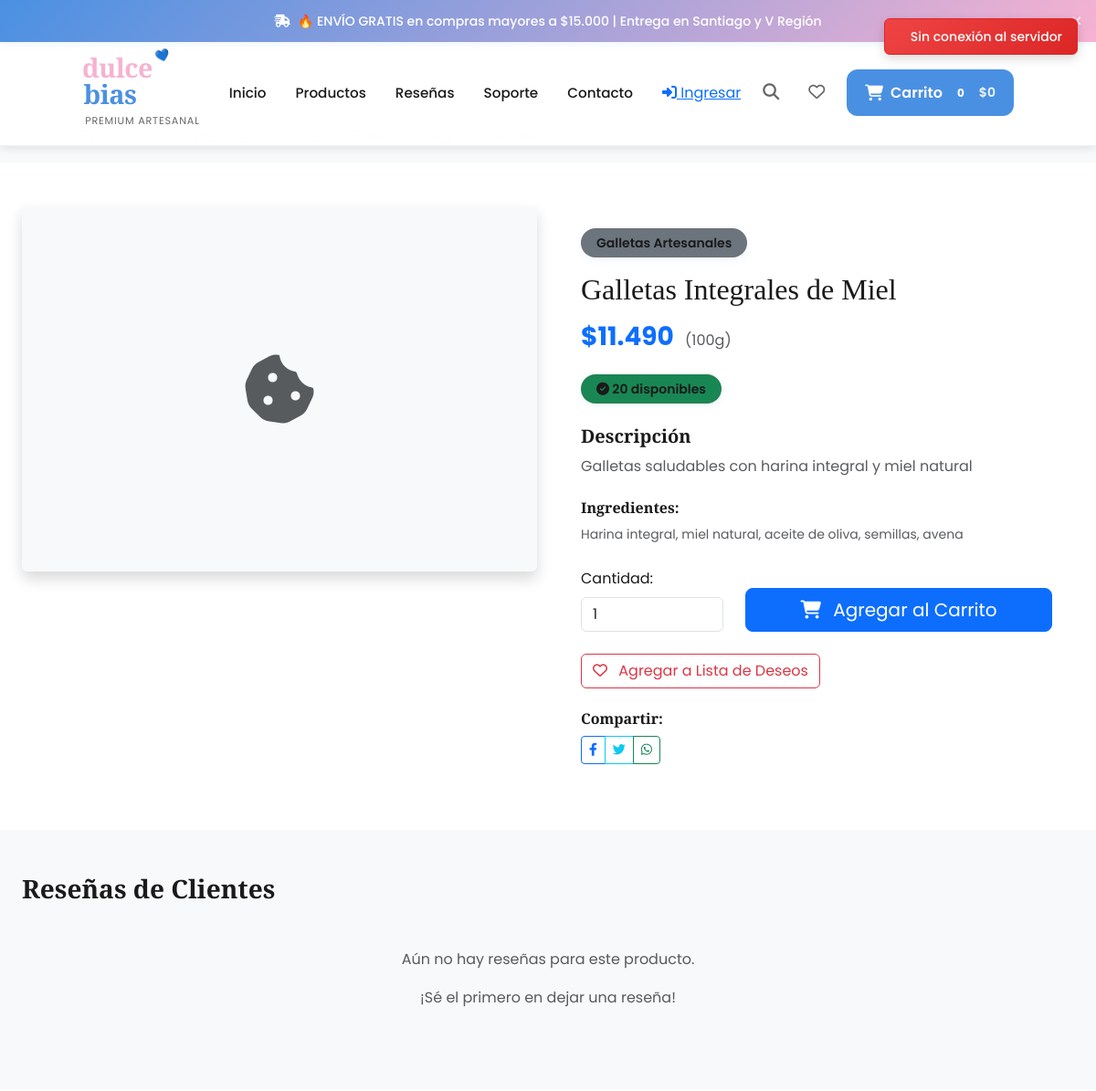
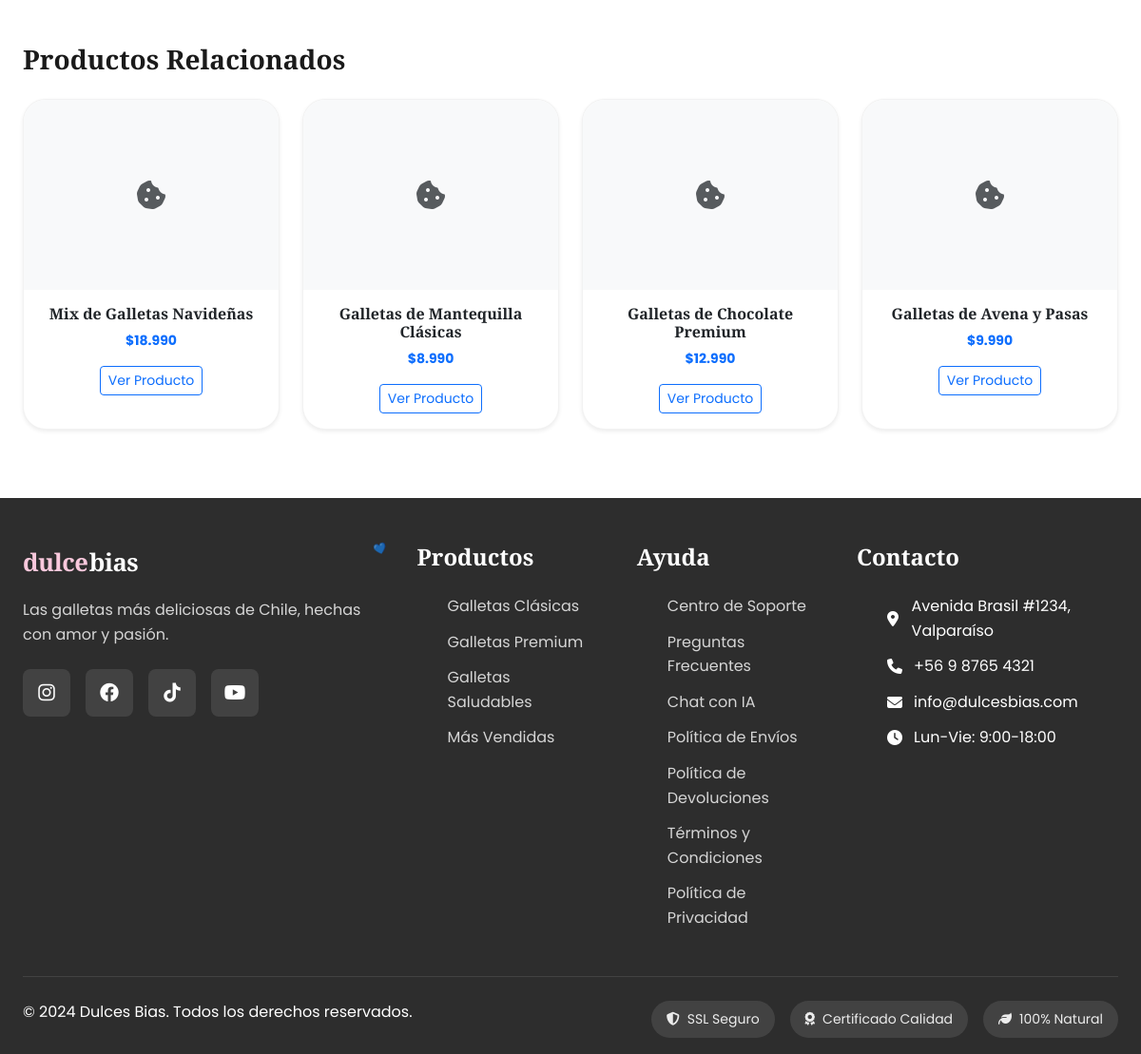
The page /producto/galletas-integrales-miel/ on the database its author committed (2 pictures, top to bottom).
### shop/models.py (models this page shows, shortened)
class Product(models.Model):
    CATEGORY_CHOICES = [
        ('bestseller', 'Más Vendidas'),
        ('premium', 'Premium'),
        ('healthy', 'Saludables'),
        ('classic', 'Clásicas'),
    ]
    name = models.CharField(max_length=200)
    slug = models.SlugField(max_length=200, unique=True)
    category = models.ForeignKey(Category, on_delete=models.CASCADE, related_name='products')
    product_type = models.CharField(max_length=20, choices=CATEGORY_CHOICES, default='classic')
    description = models.TextField()
    ingredients = models.TextField(help_text="Lista de ingredientes separados por comas")
    price = models.DecimalField(max_digits=10, decimal_places=0)  # Precios en CLP sin decimales
    discount_percentage = models.DecimalField(max_digits=5, decimal_places=2, default=0, help_text="Porcentaje de descuento (0-100)")
    discount_price = models.DecimalField(max_digits=10, decimal_places=0, null=True, blank=True, help_text="Precio con descuento manual")
    is_on_sale = models.BooleanField(default=False, help_text="¿Está en oferta?")
    image = models.ImageField(upload_to='products/')
    stock = models.PositiveIntegerField(default=0)
    min_stock_alert = models.PositiveIntegerField(default=5, help_text="Alerta cuando el stock sea menor a este valor")
    available = models.BooleanField(default=True)
    featured = models.BooleanField(default=False)
    weight = models.PositiveIntegerField(help_text="Peso en gramos", default=100)
    nutrition_facts = models.TextField(blank=True, help_text="Información nutricional")
    created_at = models.DateTimeField(auto_now_add=True)
    updated_at = models.DateTimeField(auto_now=True)
    class Meta:
        ordering = ['-created_at']
        indexes = [
            models.Index(fields=['slug']),
            models.Index(fields=['available']),
            models.Index(fields=['featured']),
        ]
    @property
    def formatted_price(self):
        return f"${int(self.price):,}".replace(',', '.')
    @property
    def current_price(self):
        if self.is_on_sale:
            if self.discount_price:
                return self.discount_price
            elif self.discount_percentage > 0:
                discount_amount = self.price * (Decimal(str(self.discount_percentage)) / Decimal('100'))
                return self.price - discount_amount
        return self.price
    @property
    def formatted_current_price(self):
        return f"${int(self.current_price):,}".replace(',', '.')
    @property
    def has_discount(self):
        return self.is_on_sale and self.current_price < self.price
    @property
    def is_in_stock(self):
        return self.stock > 0 and self.available
    @property
    def is_low_stock(self):
        return self.stock <= self.min_stock_alert and self.stock > 0
    @property
    def stock_status(self):
        if not self.available:
            return "No disponible"
        elif self.stock == 0:
            return "Sin stock"
        elif self.is_low_stock:
            return f"¡Últimas {self.stock} unidades!"
        else:
            return f"{self.stock} disponibles"

class Category(models.Model):
    name = models.CharField(max_length=100, unique=True)
    slug = models.SlugField(max_length=100, unique=True)
    description = models.TextField(blank=True)
    image = models.ImageField(upload_to='categories/', blank=True, null=True)
    created_at = models.DateTimeField(auto_now_add=True)
    class Meta:
        verbose_name_plural = 'Categories'
        ordering = ['name']

### shop/views.py (the view, shortened to what this page needs)
# urls.py: path('producto/<slug:slug>/', views.ProductDetailView.as_view(), name='product_detail'),
class ProductDetailView(DetailView):
    model = Product
    template_name = 'shop/product_detail.html'
    context_object_name = 'product'
    def get_context_data(self, **kwargs):
        context = super().get_context_data(**kwargs)
        product = self.get_object()
        related_by_category = Product.objects.filter(
            category=product.category, available=True
        ).exclude(id=product.id)[:4]
        similar_by_ingredients = Product.objects.none()
        context['related_products'] = list(related_by_category) + list(similar_by_ingredients)
        context['reviews'] = product.reviews.all()[:5]
        context['reviews_count'] = product.reviews.count()
        if context['reviews_count'] > 0:
            total_rating = sum(review.rating for review in product.reviews.all())
            context['average_rating'] = total_rating / context['reviews_count']
        else:
            context['average_rating'] = 0
        return context

### shop/templates/shop/product_detail.html (shortened to what this page needs)
{% extends 'base.html' %}
{% load static %}
{% block content %}
<nav aria-label="breadcrumb" class="py-3 bg-light">
    <div class="container">
        <ol class="breadcrumb mb-0">
            <li class="breadcrumb-item">
                <a href="{% url 'shop:home' %}">Inicio</a>
            </li>
            <li class="breadcrumb-item">
                <a href="{% url 'shop:product_list' %}">Productos</a>
            </li>
            <li class="breadcrumb-item">
                <a href="{% url 'shop:category_detail' product.category.slug %}">{{ product.category.name }}</a>
            </li>
            <li class="breadcrumb-item active" aria-current="page">{{ product.name }}</li>
        </ol>
    </div>
</nav>
<section class="py-5">
    <div class="container">
        <div class="row">
            <div class="col-lg-6 mb-4">
                <div class="product-images">
                    <div class="main-image mb-3">
                        {% if product.image %}
                        <img src="{{ product.image.url }}"
                             class="img-fluid rounded shadow"
                             alt="{{ product.name }}"
                             id="mainProductImage"
                             style="width: 100%; height: 400px; object-fit: cover;">
                        {% else %}
                        <div class="d-flex align-items-center justify-content-center bg-light rounded shadow"
                             style="height: 400px;">
                            <i class="fas fa-cookie-bite fa-5x text-muted"></i>
                        </div>
                        {% endif %}
                    </div>
                </div>
            </div>
            <div class="col-lg-6">
                <div class="product-info">
                    <div class="mb-3">
                        <span class="badge bg-secondary me-2">{{ product.category.name }}</span>
                    </div>
                    <h1 class="h2 mb-3">{{ product.name }}</h1>
                    <div class="price-section mb-4">
                        {% if product.has_discount %}
                            <div class="price-with-discount">
                                <span class="h3 text-primary fw-bold">{{ product.formatted_current_price }}</span>
                                <span class="text-muted text-decoration-line-through ms-2">{{ product.formatted_price }}</span>
                                <span class="badge bg-danger ms-2">
                                    {% if product.discount_percentage > 0 %}
                                        -{{ product.discount_percentage|floatformat:0 }}%
                                    {% else %}
                                        Oferta
                                    {% endif %}
                                </span>
                            </div>
                            <small class="text-success">
                                <i class="fas fa-tag"></i>
                                Ahorras {{ product.formatted_discount_amount }}
                            </small>
                        {% else %}
                            <span class="h3 text-primary fw-bold">{{ product.formatted_current_price }}</span>
                        {% endif %}
                        <span class="text-muted ms-2">({{ product.weight }}g)</span>
                    </div>
                    <div class="stock-status mb-4">
                        {% if product.is_in_stock %}
                            {% if product.is_low_stock %}
                                <span class="badge bg-warning text-dark">
                                    <i class="fas fa-exclamation-triangle"></i> {{ product.stock_status }}
                                </span>
                            {% else %}
                                <span class="badge bg-success">
                                    <i class="fas fa-check-circle"></i> {{ product.stock_status }}
                                </span>
                            {% endif %}
                        {% else %}
                            <span class="badge bg-danger">
                                <i class="fas fa-times-circle"></i> {{ product.stock_status }}
                            </span>
                        {% endif %}
                    </div>
                    <div class="description mb-4">
                        <h5>Descripción</h5>
                        <p class="text-muted">{{ product.description }}</p>
                    </div>
                    {% if product.ingredients %}
                    <div class="ingredients mb-4">
                        <h6>Ingredientes:</h6>
                        <p class="small text-muted">{{ product.ingredients }}</p>
                    </div>
                    {% endif %}
                    {% if product.is_in_stock %}
                    <form class="add-to-cart-form mb-4" method="post">
                        <div class="row align-items-end">
                            <div class="col-md-4">
                                <label for="quantity" class="form-label">Cantidad:</label>
                                <input type="number"
                                       class="form-control"
                                       id="quantity"
                                       name="quantity"
                                       value="1"
                                       min="1"
                                       max="{{ product.stock }}">
                            </div>
                            <div class="col-md-8">
                                <button type="submit"
                                        class="btn btn-primary btn-lg w-100"
                                        data-product-id="{{ product.id }}">
                                    <i class="fas fa-shopping-cart me-2"></i>
                                    Agregar al Carrito
                                </button>
                            </div>
                        </div>
                    </form>
                    {% endif %}
                    <div class="wishlist-section mb-4">
                        <button class="btn btn-outline-danger" id="wishlistBtn">
                            <i class="far fa-heart me-2"></i>
                            Agregar a Lista de Deseos
                        </button>
                    </div>
                    <div class="share-section">
                        <h6>Compartir:</h6>
                        <div class="btn-group" role="group">
                            <a href="#" class="btn btn-outline-primary btn-sm">
                                <i class="fab fa-facebook-f"></i>
                            </a>
                            <a href="#" class="btn btn-outline-info btn-sm">
                                <i class="fab fa-twitter"></i>
                            </a>
                            <a href="#" class="btn btn-outline-success btn-sm">
                                <i class="fab fa-whatsapp"></i>
                            </a>
                        </div>
                    </div>
                </div>
            </div>
        </div>
    </div>
</section>
<section class="py-5 bg-light">
    <div class="container">
        <div class="row">
            <div class="col-12">
                <h3 class="mb-4">Reseñas de Clientes</h3>
                {% if product.reviews.exists %}
                <div class="reviews-summary mb-4">
                    <div class="row">
                        <div class="col-md-6">
                            <div class="rating-overview text-center p-4 bg-white rounded shadow-sm">
                                <div class="average-rating">
                                    <span class="h2">{{ product.reviews.all|length }}</span>
                                    <div class="stars text-warning">
                                        <i class="fas fa-star"></i>
                                        <i class="fas fa-star"></i>
                                        <i class="fas fa-star"></i>
                                        <i class="fas fa-star"></i>
                                        <i class="far fa-star"></i>
                                    </div>
                                    <p class="text-muted">{{ product.reviews.count }} reseña{{ product.reviews.count|pluralize }}</p>
                                </div>
                            </div>
                        </div>
                    </div>
                </div>
                <div class="reviews-list">
                    {% for review in product.reviews.all|slice:":5" %}
                    <div class="review-item mb-3 p-3 bg-white rounded shadow-sm">
                        <div class="d-flex justify-content-between align-items-center mb-2">
                            <div>
                                <strong>{{ review.user.first_name|default:review.user.username }}</strong>
                                <div class="stars text-warning">
                                    {% for i in "12345" %}
                                        {% if forloop.counter <= review.rating %}
                                        <i class="fas fa-star"></i>
                                        {% else %}
                                        <i class="far fa-star"></i>
                                        {% endif %}
                                    {% endfor %}
                                </div>
                            </div>
                            <small class="text-muted">{{ review.created_at|date:"d/m/Y" }}</small>
                        </div>
                        <p class="mb-0">{{ review.comment }}</p>
                    </div>
                    {% endfor %}
                </div>
                {% else %}
                <div class="text-center py-4">
                    <p class="text-muted">Aún no hay reseñas para este producto.</p>
                    <p class="text-muted">¡Sé el primero en dejar una reseña!</p>
                </div>
                {% endif %}
            </div>
        </div>
    </div>
</section>
<section class="py-5">
    <div class="container">
        <h3 class="mb-4">Productos Relacionados</h3>
        <div class="row">
            {% for related_product in related_products %}
            <div class="col-lg-3 col-md-6 mb-4">
                <div class="card product-card h-100 shadow-sm">
                    <div class="card-img-top-wrapper" style="height: 200px; overflow: hidden;">
                        {% if related_product.image %}
                        <img src="{{ related_product.image.url }}"
                             class="card-img-top"
                             alt="{{ related_product.name }}"
                             style="width: 100%; height: 100%; object-fit: cover;">
                        {% else %}
                        <div class="d-flex align-items-center justify-content-center h-100 bg-light">
                            <i class="fas fa-cookie-bite fa-2x text-muted"></i>
                        </div>
                        {% endif %}
                    </div>
                    <div class="card-body text-center">
                        <h6 class="card-title">{{ related_product.name }}</h6>
                        <p class="text-primary fw-bold">{{ related_product.formatted_price }}</p>
                        <a href="{% url 'shop:product_detail' related_product.slug %}"
                           class="btn btn-outline-primary btn-sm">Ver Producto</a>
                    </div>
                </div>
            </div>
            {% endfor %}
        </div>
    </div>
</section>
{% endblock %}

### rows shown on the page
Product: category.name "Galletas Artesanales", name "Galletas Integrales de Miel", formatted_current_price "$11.490", weight "100", stock_status "20 disponibles", description "Galletas saludables con harina integral y miel natural", ingredients "Harina integral, miel natural, aceite de oliva, semillas, avena"
Product: name "Mix de Galletas Navideñas", formatted_price "$18.990"
Product: name "Galletas de Mantequilla Clásicas", formatted_price "$8.990"
Product: name "Galletas de Chocolate Premium", formatted_price "$12.990"
Product: name "Galletas de Avena y Pasas", formatted_price "$9.990"

### other values the page prints
{{ cart_items_count|default:0 }} "0"
{{ cart_total|default:"$0" }} "$0"
